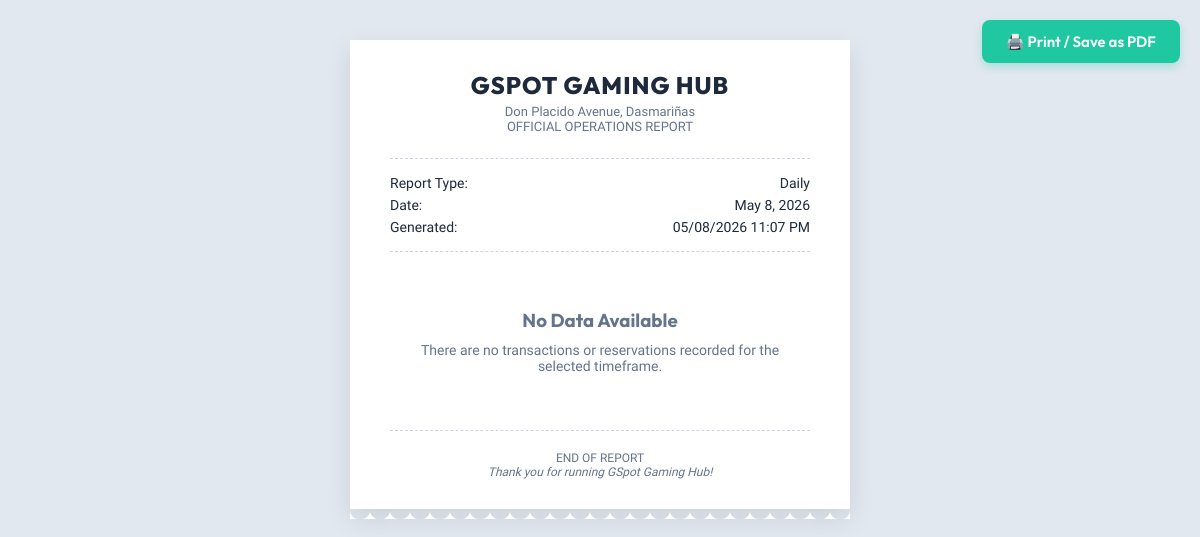
/report_receipt.php (signed in), run on an earlier commit of the app's database.
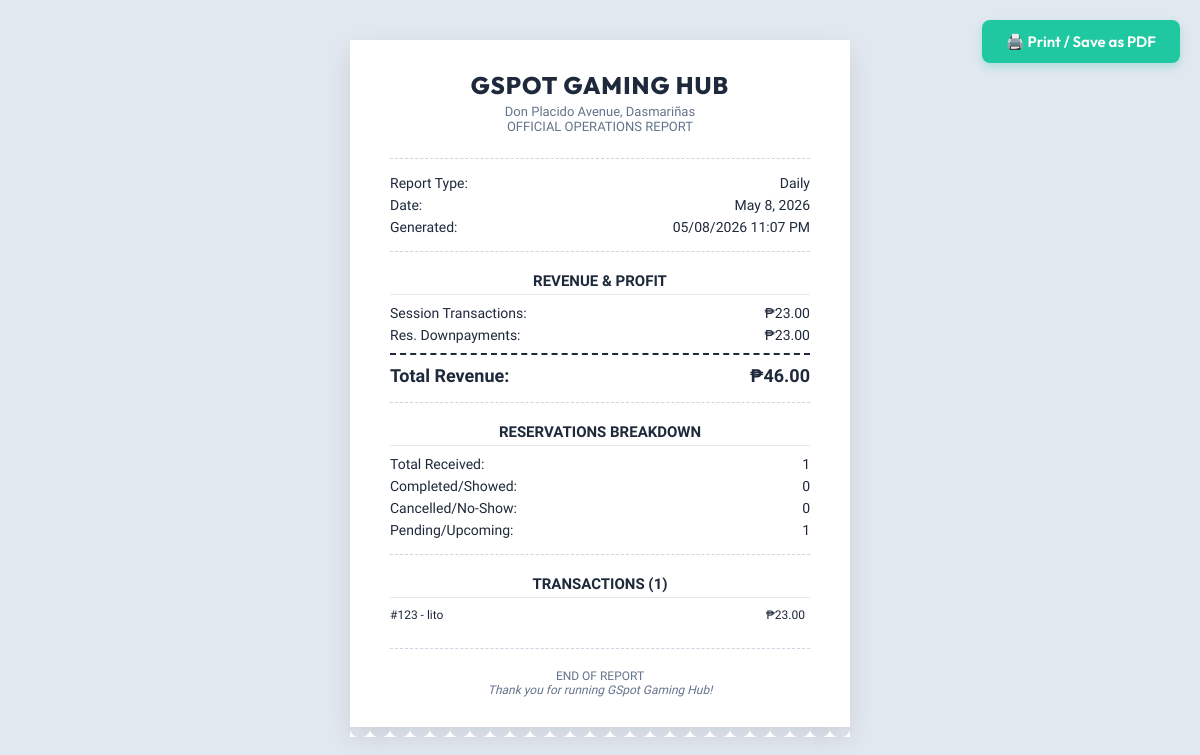
And on a later commit of the database.
### tables this page shows
CREATE TABLE `transactions` (
  `transaction_id` int(11) NOT NULL,
  `session_id` int(11) DEFAULT NULL,
  `user_id` int(11) NOT NULL,
  `amount` decimal(10,2) NOT NULL DEFAULT 0.00,
  `tendered_amount` decimal(10,2) DEFAULT NULL,
  `shortfall_amount` decimal(10,2) DEFAULT NULL,
  `payment_note` varchar(255) DEFAULT NULL,
  `payment_method` enum('cash','gcash','credit_card') NOT NULL DEFAULT 'cash',
  `payment_status` enum('pending','completed','failed') NOT NULL DEFAULT 'pending',
  `transaction_date` datetime NOT NULL DEFAULT current_timestamp(),
  `processed_by` int(11) NOT NULL,
  `created_at` datetime NOT NULL DEFAULT current_timestamp()
);

CREATE TABLE `users` (
  `user_id` int(11) NOT NULL,
  `email` varchar(100) NOT NULL,
  `password_hash` varchar(255) NOT NULL,
  `full_name` varchar(100) NOT NULL,
  `phone` varchar(20) DEFAULT NULL,
  `role` enum('customer','shopkeeper','owner','walkin') NOT NULL DEFAULT 'customer',
  `status` enum('active','inactive') NOT NULL DEFAULT 'active',
  `email_verified` tinyint(1) NOT NULL DEFAULT 0,
  `verification_token` varchar(64) DEFAULT NULL,
  `verification_expires` datetime DEFAULT NULL,
  `reset_token` varchar(64) DEFAULT NULL,
  `reset_expires` datetime DEFAULT NULL,
  `created_at` datetime NOT NULL DEFAULT current_timestamp(),
  `consecutive_cancellations` tinyint(3) UNSIGNED NOT NULL DEFAULT 0,
  `reservation_banned_until` datetime DEFAULT NULL
);

### includes/db_functions.php (called while the page is built, shortened)
<?php
function getOperatingDayBounds($operating_date) {
    $start = $operating_date . ' 06:00:00';
    $end_dt = new DateTime($operating_date);
    $end_dt->modify('+1 day');
    $end = $end_dt->format('Y-m-d') . ' 05:59:59';
    return [$start, $end];
}
?>

### report_receipt.php (the view, shortened to what the changed rows need)
<?php
require_once __DIR__ . '/includes/db_functions.php';
$type = $_GET['type'] ?? 'daily';
$dateVal = $_GET['date'] ?? date('Y-m-d');
$txWhere = ""; $resWhere = "";
$dateLabel = "";
if ($type === 'daily') {
    [$start, $end] = getOperatingDayBounds($dateVal);
    $txWhere = "transaction_date BETWEEN '$start' AND '$end'";
    $resWhere = "created_at BETWEEN '$start' AND '$end'";
    $dateLabel = date('F j, Y', strtotime($dateVal));
} elseif ($type === 'monthly') {
    $safeDate = $conn->real_escape_string($dateVal);
    $txWhere = "DATE_FORMAT(transaction_date, '%Y-%m') = '$safeDate'";
    $resWhere = "DATE_FORMAT(created_at, '%Y-%m') = '$safeDate'";
    $dateLabel = date('F Y', strtotime($safeDate . '-01'));
} else {
    $safeDate = $conn->real_escape_string($dateVal);
    $txWhere = "YEAR(transaction_date) = '$safeDate'";
    $resWhere = "YEAR(created_at) = '$safeDate'";
    $dateLabel = $safeDate;
}
$revTx = $conn->query("SELECT COALESCE(SUM(amount),0) AS total, COUNT(*) AS cnt FROM transactions WHERE payment_status='completed' AND $txWhere")->fetch_assoc();
$revRes = $conn->query("SELECT COALESCE(SUM(downpayment_amount),0) AS total FROM reservations WHERE downpayment_paid=1 AND $resWhere")->fetch_assoc();
$totalRevenue = $revTx['total'] + $revRes['total'];
$totalTransactions = $revTx['cnt'];
$resStats = $conn->query("
    SELECT
        COUNT(*) AS total_reservations,
        SUM(status = 'converted') AS completed_res,
        SUM(status = 'cancelled' OR status = 'no_show') AS cancelled_res,
        SUM(status = 'reserved' OR status = 'pending') AS pending_res
    FROM reservations WHERE $resWhere
")->fetch_assoc();
$txList = $conn->query("
    SELECT t.*, u.full_name
    FROM transactions t
    JOIN users u ON t.user_id=u.user_id
    WHERE t.payment_status='completed' AND $txWhere
    ORDER BY t.transaction_date ASC
")->fetch_all(MYSQLI_ASSOC);
?>
<!DOCTYPE html>
<html lang="en">
<head>
</head>
<body>
    <div class="receipt">
        <div class="header">
            <h1>GSpot Gaming Hub</h1>
            <p>Don Placido Avenue, Dasmariñas</p>
            <p>OFFICIAL OPERATIONS REPORT</p>
        </div>
        <div class="divider"></div>
        <div class="flex"><span>Report Type:</span> <span><?= ucfirst($type) ?></span></div>
        <div class="flex"><span>Date:</span> <span><?= htmlspecialchars($dateLabel) ?></span></div>
        <div class="flex"><span>Generated:</span> <span><?= date('m/d/Y h:i A') ?></span></div>
        <div class="divider"></div>
        <?php if ($totalTransactions == 0 && $resStats['total_reservations'] == 0 && $totalRevenue == 0): ?>
            <div style="text-align:center; padding: 40px 20px; color:#64748b;">
                <h3 style="margin:0 0 10px 0; font-family:'Outfit', sans-serif;">No Data Available</h3>
                <p style="margin:0; font-size:14px;">There are no transactions or reservations recorded for the selected timeframe.</p>
            </div>
        <?php else: ?>
            <div class="section-title">REVENUE & PROFIT</div>
            <div class="flex"><span>Session Transactions:</span> <span>₱<?= number_format($revTx['total'], 2) ?></span></div>
            <div class="flex"><span>Res. Downpayments:</span> <span>₱<?= number_format($revRes['total'], 2) ?></span></div>
            <div class="total-row"><span>Total Revenue:</span> <span>₱<?= number_format($totalRevenue, 2) ?></span></div>
            <div class="divider"></div>
        <div class="section-title">RESERVATIONS BREAKDOWN</div>
        <div class="flex"><span>Total Received:</span> <span><?= (int)$resStats['total_reservations'] ?></span></div>
        <div class="flex"><span>Completed/Showed:</span> <span><?= (int)$resStats['completed_res'] ?></span></div>
        <div class="flex"><span>Cancelled/No-Show:</span> <span><?= (int)$resStats['cancelled_res'] ?></span></div>
        <div class="flex"><span>Pending/Upcoming:</span> <span><?= (int)$resStats['pending_res'] ?></span></div>
        <div class="divider"></div>
        <div class="section-title">TRANSACTIONS (<?= count($txList) ?>)</div>
        <div class="tx-list">
            <?php if (empty($txList)): ?>
                <div style="text-align:center;color:#64748b;margin-top:10px;">No transactions recorded.</div>
            <?php else: ?>
                <div class="tx-list-wrapper" id="txWrapper">
                    <?php foreach ($txList as $idx => $tx): ?>
                        <div class="tx-item" data-index="<?= $idx ?>">
                            <span style="flex:1;overflow:hidden;text-overflow:ellipsis;white-space:nowrap;margin-right:10px;">
                                #<?= $tx['transaction_id'] ?> - <?= htmlspecialchars($tx['full_name']) ?>
                            </span>
                            <span>₱<?= number_format($tx['amount'], 2) ?></span>
                        </div>
                    <?php endforeach; ?>
                </div>
            <?php endif; ?>
        </div>
        <?php endif; ?>
        <div class="divider"></div>
        <div style="text-align:center;font-size:12px;color:#64748b;margin-top:20px;">
            END OF REPORT<br>
            <i>Thank you for running GSpot Gaming Hub!</i>
        </div>
    </div>
</body>
</html>

What changed in the data, as far as the page shows it:
added transactions: transaction_id "123", user.full_name "lito", amount "23.00"
Also different on the page:
$revTx['total']: (not shown) → "23.00"
$revRes['total']: (not shown) → "23.00"
$totalRevenue: (not shown) → "46.00"
$resStats['total_reservations']: (not shown) → "1"
$resStats['completed_res']: (not shown) → "0"
$resStats['cancelled_res']: (not shown) → "0"
$resStats['pending_res']: (not shown) → "1"
count($txList): (not shown) → "1"
text no longer shown: "No Data Available There are no transactions or reservations recorded for the selected timeframe."
text now shown: "REVENUE & PROFIT Session Transactions: ₱ Res. Downpayments: ₱ Total Revenue: ₱ RESERVATIONS BREAKDOWN Total Received: Completed/Showed: Cancelled/No-Show: Pending/Upcoming: TRANSACTIONS ( )"
